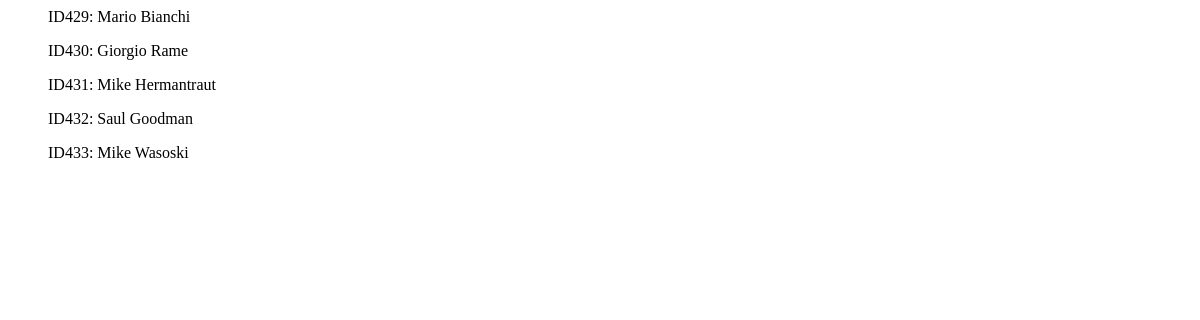
The page /listastudenti/ on the database as committed earlier.
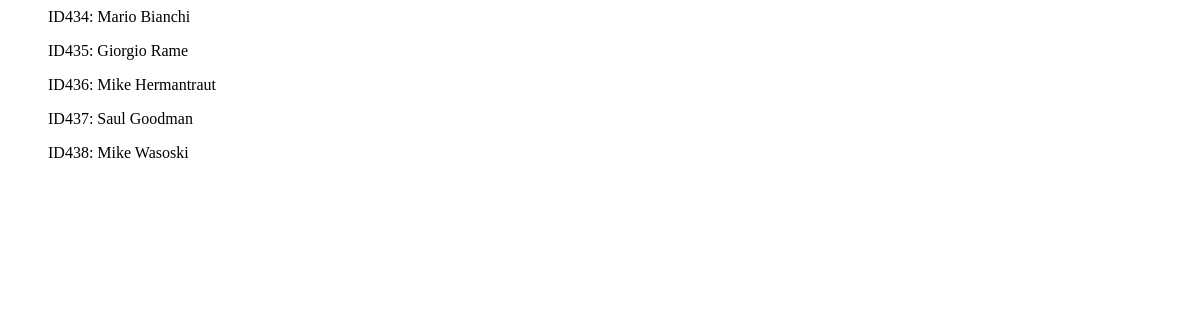
The same page on the database as committed later.
### iscrizioni/models.py (models this page shows)
class Studente(models.Model):
    name=models.CharField(max_length=50)
    surname=models.CharField(max_length=50)
    def __str__(self):
        return "ID" + str(self.pk) + ": " + self.name + " " + self.surname
    class Meta: verbose_name_plural = "Studenti"

### iscrizioni/views.py (the view)
# urls.py: path('listastudenti/', ListaStudentiView.as_view(), name= "listastudenti"),
class ListaStudentiView(ListView):
    model = Studente
    template_name = "lista_studenti.html"

### iscrizioni/templates/lista_studenti.html (shortened to what this page needs)
{% extends 'base.html' %}
{% block content %}
{% for p in object_list %}
<ul>
    {{ p }}
</ul>
{% endfor %}
{% endblock %}

Rows that differ between the two databases and show on the page:
removed Studente: id+name+surname "ID429: Mario Bianchi"
removed Studente: id+name+surname "ID430: Giorgio Rame"
removed Studente: id+name+surname "ID431: Mike Hermantraut"
removed Studente: id+name+surname "ID432: Saul Goodman"
removed Studente: id+name+surname "ID433: Mike Wasoski"
added Studente: id+name+surname "ID434: Mario Bianchi"
added Studente: id+name+surname "ID435: Giorgio Rame"
added Studente: id+name+surname "ID436: Mike Hermantraut"
added Studente: id+name+surname "ID437: Saul Goodman"
added Studente: id+name+surname "ID438: Mike Wasoski"
